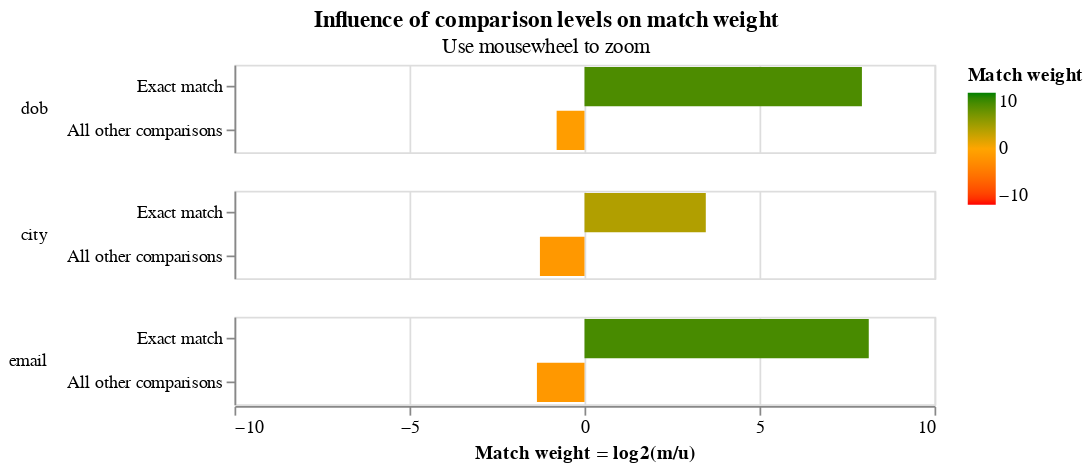

The notebook cell this image was saved under:
### Markdown cell above
In a second training session, we block on `dob`.  This allows us to estimate parameters for the `first_name ` and `surname` comparisons.

Between the two training sessions, we now have parameter estimates for all comparisons.

### Code cell
training_blocking_rule = "l.dob = r.dob"
training_session_dob = linker.train_m_using_expectation_maximisation(training_blocking_rule)
c = training_session_names.match_weights_interactive_history_chart()

### Figure 1 — Vega-Lite specification as saved in the notebook (floating-point values rounded to 4 significant figures)
{"config": {"view": {"width": 400, "height": 50}, "mark": {"tooltip": null}, "title": {"anchor": "middle"}, "header": {"title": null}}, "params": [{"name": "iteration_number", "value": 5, "bind": {"input": "range", "min": 0, "max": 5, "step": 1}, "description": "Filter by the interation number"}], "data": {"values": [{"comparison_name": "dob", "sql_condition": "dob_l = dob_r", "label_for_charts": "Exact match", "m_probability": 0.95, "u_probability": 0.001748, "m_probability_description": "Amongst truly matching record comparisons, 95.00% of records are in the exact match comparison level", "u_probability_description": "Amongst truly non-matching record comparisons, 0.17% of records are in the exact match comparison level", "has_tf_adjustments": false, "tf_adjustment_column": null, "tf_adjustment_weight": 1.0, "is_null_level": false, "bayes_factor": 543.6, "log2_bayes_factor": 9.086, "comparison_vector_value": 1, "max_comparison_vector_value": 1, "bayes_factor_description": "If comparison level is `exact match` then comparison is 543.56 times more likely to be a match", "iteration": 0, "proportion_of_matches": 0.901}, {"comparison_name": "dob", "sql_condition": "ELSE", "label_for_charts": "All other comparisons", "m_probability": 0.05, "u_probability": 0.9983, "m_probability_description": "Amongst truly matching record comparisons, 5.00% of records are in the all other comparisons comparison level", "u_probability_description": "Amongst truly non-matching record comparisons, 99.83% of records are in the all other comparisons comparison level", "has_tf_adjustments": false, "tf_adjustment_column": null, "tf_adjustment_weight": 1.0, "is_null_level": false, "bayes_factor": 0.05009, "log2_bayes_factor": -4.319, "comparison_vector_value": 0, "max_comparison_vector_value": 1, "bayes_factor_description": "If comparison level is `all other comparisons` then comparison is  19.97 times less likely to be a match", "iteration": 0, "proportion_of_matches": 0.901}, {"comparison_name": "city", "sql_condition": "city_l = city_r", "label_for_charts": "Exact match", "m_probability": 0.95, "u_probability": 0.05515, "m_probability_description": "Amongst truly matching record comparisons, 95.00% of records are in the exact match comparison level", "u_probability_description": "Amongst truly non-matching record comparisons, 5.51% of records are in the exact match comparison level", "has_tf_adjustments": true, "tf_adjustment_column": "city", "tf_adjustment_weight": 1.0, "is_null_level": false, "bayes_factor": 17.23, "log2_bayes_factor": 4.107, "comparison_vector_value": 1, "max_comparison_vector_value": 1, "bayes_factor_description": "If comparison level is `exact match` then comparison is 17.23 times more likely to be a match", "iteration": 0, "proportion_of_matches": 0.901}, {"comparison_name": "city", "sql_condition": "ELSE", "label_for_charts": "All other comparisons", "m_probability": 0.05, "u_probability": 0.9449, "m_probability_description": "Amongst truly matching record comparisons, 5.00% of records are in the all other comparisons comparison level", "u_probability_description": "Amongst truly non-matching record comparisons, 94.49% of records are in the all other comparisons comparison level", "has_tf_adjustments": false, "tf_adjustment_column": null, "tf_adjustment_weight": 1.0, "is_null_level": false, "bayes_factor": 0.05292, "log2_bayes_factor": -4.24, "comparison_vector_value": 0, "max_comparison_vector_value": 1, "bayes_factor_description": "If comparison level is `all other comparisons` then comparison is  18.90 times less likely to be a match", "iteration": 0, "proportion_of_matches": 0.901}, {"comparison_name": "email", "sql_condition": "email_l = email_r", "label_for_charts": "Exact match", "m_probability": 0.95, "u_probability": 0.002194, "m_probability_description": "Amongst truly matching record comparisons, 95.00% of records are in the exact match comparison level", "u_probability_description": "Amongst truly non-matching record comparisons, 0.22% of records are in the exact match comparison level", "has_tf_adjustments": false, "tf_adjustment_column": null, "tf_adjustment_weight": 1.0, "is_null_level": false, "bayes_factor": 433.0, "log2_bayes_factor": 8.758, "comparison_vector_value": 1, "max_comparison_vector_value": 1, "bayes_factor_description": "If comparison level is `exact match` then comparison is 433.02 times more likely to be a match", "iteration": 0, "proportion_of_matches": 0.901}, {"comparison_name": "email", "sql_condition": "ELSE", "label_for_charts": "All other comparisons", "m_probability": 0.05, "u_probability": 0.9978, "m_probability_description": "Amongst truly matching record comparisons, 5.00% of records are in the all other comparisons comparison level", "u_probability_description": "Amongst truly non-matching record comparisons, 99.78% of records are in the all other comparisons comparison level", "has_tf_adjustments": false, "tf_adjustment_column": null, "tf_adjustment_weight": 1.0, "is_null_level": false, "bayes_factor": 0.05011, "log2_bayes_factor": -4.319, "comparison_vector_value": 0, "max_comparison_vector_value": 1, "bayes_factor_description": "If comparison level is `all other comparisons` then comparison is  19.96 times less likely to be a match", "iteration": 0, "proportion_of_matches": 0.901}, {"comparison_name": "dob", "sql_condition": "dob_l = dob_r", "label_for_charts": "Exact match", "m_probability": 0.4585, "u_probability": 0.001748, "m_probability_description": "Amongst truly matching record comparisons, 45.85% of records are in the exact match comparison level", "u_probability_description": "Amongst truly non-matching record comparisons, 0.17% of records are in the exact match comparison level", "has_tf_adjustments": false, "tf_adjustment_column": null, "tf_adjustment_weight": 1.0, "is_null_level": false, "bayes_factor": 262.3, "log2_bayes_factor": 8.035, "comparison_vector_value": 1, "max_comparison_vector_value": 1, "bayes_factor_description": "If comparison level is `exact match` then comparison is 262.34 times more likely to be a match", "iteration": 1, "proportion_of_matches": 0.901}, {"comparison_name": "dob", "sql_condition": "ELSE", "label_for_charts": "All other comparisons", "m_probability": 0.5415, "u_probability": 0.9983, "m_probability_description": "Amongst truly matching record comparisons, 54.15% of records are in the all other comparisons comparison level", "u_probability_description": "Amongst truly non-matching record comparisons, 99.83% of records are in the all other comparisons comparison level", "has_tf_adjustments": false, "tf_adjustment_column": null, "tf_adjustment_weight": 1.0, "is_null_level": false, "bayes_factor": 0.5424, "log2_bayes_factor": -0.8825, "comparison_vector_value": 0, "max_comparison_vector_value": 1, "bayes_factor_description": "If comparison level is `all other comparisons` then comparison is  1.84 times less likely to be a match", "iteration": 1, "proportion_of_matches": 0.901}, {"comparison_name": "city", "sql_condition": "city_l = city_r", "label_for_charts": "Exact match", "m_probability": 0.6599, "u_probability": 0.05515, "m_probability_description": "Amongst truly matching record comparisons, 65.99% of records are in the exact match comparison level", "u_probability_description": "Amongst truly non-matching record comparisons, 5.51% of records are in the exact match comparison level", "has_tf_adjustments": true, "tf_adjustment_column": "city", "tf_adjustment_weight": 1.0, "is_null_level": false, "bayes_factor": 11.97, "log2_bayes_factor": 3.581, "comparison_vector_value": 1, "max_comparison_vector_value": 1, "bayes_factor_description": "If comparison level is `exact match` then comparison is 11.97 times more likely to be a match", "iteration": 1, "proportion_of_matches": 0.901}, {"comparison_name": "city", "sql_condition": "ELSE", "label_for_charts": "All other comparisons", "m_probability": 0.3401, "u_probability": 0.9449, "m_probability_description": "Amongst truly matching record comparisons, 34.01% of records are in the all other comparisons comparison level", "u_probability_description": "Amongst truly non-matching record comparisons, 94.49% of records are in the all other comparisons comparison level", "has_tf_adjustments": false, "tf_adjustment_column": null, "tf_adjustment_weight": 1.0, "is_null_level": false, "bayes_factor": 0.3599, "log2_bayes_factor": -1.474, "comparison_vector_value": 0, "max_comparison_vector_value": 1, "bayes_factor_description": "If comparison level is `all other comparisons` then comparison is  2.78 times less likely to be a match", "iteration": 1, "proportion_of_matches": 0.901}, {"comparison_name": "email", "sql_condition": "email_l = email_r", "label_for_charts": "Exact match", "m_probability": 0.6655, "u_probability": 0.002194, "m_probability_description": "Amongst truly matching record comparisons, 66.55% of records are in the exact match comparison level", "u_probability_description": "Amongst truly non-matching record comparisons, 0.22% of records are in the exact match comparison level", "has_tf_adjustments": false, "tf_adjustment_column": null, "tf_adjustment_weight": 1.0, "is_null_level": false, "bayes_factor": 303.3, "log2_bayes_factor": 8.245, "comparison_vector_value": 1, "max_comparison_vector_value": 1, "bayes_factor_description": "If comparison level is `exact match` then comparison is 303.35 times more likely to be a match", "iteration": 1, "proportion_of_matches": 0.901}, {"comparison_name": "email", "sql_condition": "ELSE", "label_for_charts": "All other comparisons", "m_probability": 0.3345, "u_probability": 0.9978, "m_probability_description": "Amongst truly matching record comparisons, 33.45% of records are in the all other comparisons comparison level", "u_probability_description": "Amongst truly non-matching record comparisons, 99.78% of records are in the all other comparisons comparison level", "has_tf_adjustments": false, "tf_adjustment_column": null, "tf_adjustment_weight": 1.0, "is_null_level": false, "bayes_factor": 0.3352, "log2_bayes_factor": -1.577, "comparison_vector_value": 0, "max_comparison_vector_value": 1, "bayes_factor_description": "If comparison level is `all other comparisons` then comparison is  2.98 times less likely to be a match", "iteration": 1, "proportion_of_matches": 0.901}, {"comparison_name": "dob", "sql_condition": "dob_l = dob_r", "label_for_charts": "Exact match", "m_probability": 0.4453, "u_probability": 0.001748, "m_probability_description": "Amongst truly matching record comparisons, 44.53% of records are in the exact match comparison level", "u_probability_description": "Amongst truly non-matching record comparisons, 0.17% of records are in the exact match comparison level", "has_tf_adjustments": false, "tf_adjustment_column": null, "tf_adjustment_weight": 1.0, "is_null_level": false, "bayes_factor": 254.8, "log2_bayes_factor": 7.993, "comparison_vector_value": 1, "max_comparison_vector_value": 1, "bayes_factor_description": "If comparison level is `exact match` then comparison is 254.79 times more likely to be a match", "iteration": 2, "proportion_of_matches": 0.901}, {"comparison_name": "dob", "sql_condition": "ELSE", "label_for_charts": "All other comparisons", "m_probability": 0.5547, "u_probability": 0.9983, "m_probability_description": "Amongst truly matching record comparisons, 55.47% of records are in the all other comparisons comparison level", "u_probability_description": "Amongst truly non-matching record comparisons, 99.83% of records are in the all other comparisons comparison level", "has_tf_adjustments": false, "tf_adjustment_column": null, "tf_adjustment_weight": 1.0, "is_null_level": false, "bayes_factor": 0.5557, "log2_bayes_factor": -0.8477, "comparison_vector_value": 0, "max_comparison_vector_value": 1, "bayes_factor_description": "If comparison level is `all other comparisons` then comparison is  1.80 times less likely to be a match", "iteration": 2, "proportion_of_matches": 0.901}, {"comparison_name": "city", "sql_condition": "city_l = city_r", "label_for_charts": "Exact match", "m_probability": 0.6308, "u_probability": 0.05515, "m_probability_description": "Amongst truly matching record comparisons, 63.08% of records are in the exact match comparison level", "u_probability_description": "Amongst truly non-matching record comparisons, 5.51% of records are in the exact match comparison level", "has_tf_adjustments": true, "tf_adjustment_column": "city", "tf_adjustment_weight": 1.0, "is_null_level": false, "bayes_factor": 11.44, "log2_bayes_factor": 3.516, "comparison_vector_value": 1, "max_comparison_vector_value": 1, "bayes_factor_description": "If comparison level is `exact match` then comparison is 11.44 times more likely to be a match", "iteration": 2, "proportion_of_matches": 0.901}, {"comparison_name": "city", "sql_condition": "ELSE", "label_for_charts": "All other comparisons", "m_probability": 0.3692, "u_probability": 0.9449, "m_probability_description": "Amongst truly matching record comparisons, 36.92% of records are in the all other comparisons comparison level", "u_probability_description": "Amongst truly non-matching record comparisons, 94.49% of records are in the all other comparisons comparison level", "has_tf_adjustments": false, "tf_adjustment_column": null, "tf_adjustment_weight": 1.0, "is_null_level": false, "bayes_factor": 0.3908, "log2_bayes_factor": -1.356, "comparison_vector_value": 0, "max_comparison_vector_value": 1, "bayes_factor_description": "If comparison level is `all other comparisons` then comparison is  2.56 times less likely to be a match", "iteration": 2, "proportion_of_matches": 0.901}, {"comparison_name": "email", "sql_condition": "email_l = email_r", "label_for_charts": "Exact match", "m_probability": 0.6377, "u_probability": 0.002194, "m_probability_description": "Amongst truly matching record comparisons, 63.77% of records are in the exact match comparison level", "u_probability_description": "Amongst truly non-matching record comparisons, 0.22% of records are in the exact match comparison level", "has_tf_adjustments": false, "tf_adjustment_column": null, "tf_adjustment_weight": 1.0, "is_null_level": false, "bayes_factor": 290.7, "log2_bayes_factor": 8.183, "comparison_vector_value": 1, "max_comparison_vector_value": 1, "bayes_factor_description": "If comparison level is `exact match` then comparison is 290.69 times more likely to be a match", "iteration": 2, "proportion_of_matches": 0.901}, {"comparison_name": "email", "sql_condition": "ELSE", "label_for_charts": "All other comparisons", "m_probability": 0.3623, "u_probability": 0.9978, "m_probability_description": "Amongst truly matching record comparisons, 36.23% of records are in the all other comparisons comparison level", "u_probability_description": "Amongst truly non-matching record comparisons, 99.78% of records are in the all other comparisons comparison level", "has_tf_adjustments": false, "tf_adjustment_column": null, "tf_adjustment_weight": 1.0, "is_null_level": false, "bayes_factor": 0.3631, "log2_bayes_factor": -1.462, "comparison_vector_value": 0, "max_comparison_vector_value": 1, "bayes_factor_description": "If comparison level is `all other comparisons` then comparison is  2.75 times less likely to be a match", "iteration": 2, "proportion_of_matches": 0.901}, {"comparison_name": "dob", "sql_condition": "dob_l = dob_r", "label_for_charts": "Exact match", "m_probability": 0.436, "u_probability": 0.001748, "m_probability_description": "Amongst truly matching record comparisons, 43.60% of records are in the exact match comparison level", "u_probability_description": "Amongst truly non-matching record comparisons, 0.17% of records are in the exact match comparison level", "has_tf_adjustments": false, "tf_adjustment_column": null, "tf_adjustment_weight": 1.0, "is_null_level": false, "bayes_factor": 249.5, "log2_bayes_factor": 7.963, "comparison_vector_value": 1, "max_comparison_vector_value": 1, "bayes_factor_description": "If comparison level is `exact match` then comparison is 249.49 times more likely to be a match", "iteration": 3, "proportion_of_matches": 0.901}, {"comparison_name": "dob", "sql_condition": "ELSE", "label_for_charts": "All other comparisons", "m_probability": 0.564, "u_probability": 0.9983, "m_probability_description": "Amongst truly matching record comparisons, 56.40% of records are in the all other comparisons comparison level", "u_probability_description": "Amongst truly non-matching record comparisons, 99.83% of records are in the all other comparisons comparison level", "has_tf_adjustments": false, "tf_adjustment_column": null, "tf_adjustment_weight": 1.0, "is_null_level": false, "bayes_factor": 0.5649, "log2_bayes_factor": -0.8238, "comparison_vector_value": 0, "max_comparison_vector_value": 1, "bayes_factor_description": "If comparison level is `all other comparisons` then comparison is  1.77 times less likely to be a match", "iteration": 3, "proportion_of_matches": 0.901}, {"comparison_name": "city", "sql_condition": "city_l = city_r", "label_for_charts": "Exact match", "m_probability": 0.6208, "u_probability": 0.05515, "m_probability_description": "Amongst truly matching record comparisons, 62.08% of records are in the exact match comparison level", "u_probability_description": "Amongst truly non-matching record comparisons, 5.51% of records are in the exact match comparison level", "has_tf_adjustments": true, "tf_adjustment_column": "city", "tf_adjustment_weight": 1.0, "is_null_level": false, "bayes_factor": 11.26, "log2_bayes_factor": 3.493, "comparison_vector_value": 1, "max_comparison_vector_value": 1, "bayes_factor_description": "If comparison level is `exact match` then comparison is 11.26 times more likely to be a match", "iteration": 3, "proportion_of_matches": 0.901}, {"comparison_name": "city", "sql_condition": "ELSE", "label_for_charts": "All other comparisons", "m_probability": 0.3792, "u_probability": 0.9449, "m_probability_description": "Amongst truly matching record comparisons, 37.92% of records are in the all other comparisons comparison level", "u_probability_description": "Amongst truly non-matching record comparisons, 94.49% of records are in the all other comparisons comparison level", "has_tf_adjustments": false, "tf_adjustment_column": null, "tf_adjustment_weight": 1.0, "is_null_level": false, "bayes_factor": 0.4014, "log2_bayes_factor": -1.317, "comparison_vector_value": 0, "max_comparison_vector_value": 1, "bayes_factor_description": "If comparison level is `all other comparisons` then comparison is  2.49 times less likely to be a match", "iteration": 3, "proportion_of_matches": 0.901}, {"comparison_name": "email", "sql_condition": "email_l = email_r", "label_for_charts": "Exact match", "m_probability": 0.6256, "u_probability": 0.002194, "m_probability_description": "Amongst truly matching record comparisons, 62.56% of records are in the exact match comparison level", "u_probability_description": "Amongst truly non-matching record comparisons, 0.22% of records are in the exact match comparison level", "has_tf_adjustments": false, "tf_adjustment_column": null, "tf_adjustment_weight": 1.0, "is_null_level": false, "bayes_factor": 285.2, "log2_bayes_factor": 8.156, "comparison_vector_value": 1, "max_comparison_vector_value": 1, "bayes_factor_description": "If comparison level is `exact match` then comparison is 285.16 times more likely to be a match", "iteration": 3, "proportion_of_matches": 0.901}, {"comparison_name": "email", "sql_condition": "ELSE", "label_for_charts": "All other comparisons", "m_probability": 0.3744, "u_probability": 0.9978, "m_probability_description": "Amongst truly matching record comparisons, 37.44% of records are in the all other comparisons comparison level", "u_probability_description": "Amongst truly non-matching record comparisons, 99.78% of records are in the all other comparisons comparison level", "has_tf_adjustments": false, "tf_adjustment_column": null, "tf_adjustment_weight": 1.0, "is_null_level": false, "bayes_factor": 0.3752, "log2_bayes_factor": -1.414, "comparison_vector_value": 0, "max_comparison_vector_value": 1, "bayes_factor_description": "If comparison level is `all other comparisons` then comparison is  2.67 times less likely to be a match", "iteration": 3, "proportion_of_matches": 0.901}, {"comparison_name": "dob", "sql_condition": "dob_l = dob_r", "label_for_charts": "Exact match", "m_probability": 0.4297, "u_probability": 0.001748, "m_probability_description": "Amongst truly matching record comparisons, 42.97% of records are in the exact match comparison level", "u_probability_description": "Amongst truly non-matching record comparisons, 0.17% of records are in the exact match comparison level", "has_tf_adjustments": false, "tf_adjustment_column": null, "tf_adjustment_weight": 1.0, "is_null_level": false, "bayes_factor": 245.9, "log2_bayes_factor": 7.942, "comparison_vector_value": 1, "max_comparison_vector_value": 1, "bayes_factor_description": "If comparison level is `exact match` then comparison is 245.86 times more likely to be a match", "iteration": 4, "proportion_of_matches": 0.901}, {"comparison_name": "dob", "sql_condition": "ELSE", "label_for_charts": "All other comparisons", "m_probability": 0.5703, "u_probability": 0.9983, "m_probability_description": "Amongst truly matching record comparisons, 57.03% of records are in the all other comparisons comparison level", "u_probability_description": "Amongst truly non-matching record comparisons, 99.83% of records are in the all other comparisons comparison level", "has_tf_adjustments": false, "tf_adjustment_column": null, "tf_adjustment_weight": 1.0, "is_null_level": false, "bayes_factor": 0.5713, "log2_bayes_factor": -0.8077, "comparison_vector_value": 0, "max_comparison_vector_value": 1, "bayes_factor_description": "If comparison level is `all other comparisons` then comparison is  1.75 times less likely to be a match", "iteration": 4, "proportion_of_matches": 0.901}, {"comparison_name": "city", "sql_condition": "city_l = city_r", "label_for_charts": "Exact match", "m_probability": 0.6141, "u_probability": 0.05515, "m_probability_description": "Amongst truly matching record comparisons, 61.41% of records are in the exact match comparison level", "u_probability_description": "Amongst truly non-matching record comparisons, 5.51% of records are in the exact match comparison level", "has_tf_adjustments": true, "tf_adjustment_column": "city", "tf_adjustment_weight": 1.0, "is_null_level": false, "bayes_factor": 11.14, "log2_bayes_factor": 3.477, "comparison_vector_value": 1, "max_comparison_vector_value": 1, "bayes_factor_description": "If comparison level is `exact match` then comparison is 11.14 times more likely to be a match", "iteration": 4, "proportion_of_matches": 0.901}, {"comparison_name": "city", "sql_condition": "ELSE", "label_for_charts": "All other comparisons", "m_probability": 0.3859, "u_probability": 0.9449, "m_probability_description": "Amongst truly matching record comparisons, 38.59% of records are in the all other comparisons comparison level", "u_probability_description": "Amongst truly non-matching record comparisons, 94.49% of records are in the all other comparisons comparison level", "has_tf_adjustments": false, "tf_adjustment_column": null, "tf_adjustment_weight": 1.0, "is_null_level": false, "bayes_factor": 0.4084, "log2_bayes_factor": -1.292, "comparison_vector_value": 0, "max_comparison_vector_value": 1, "bayes_factor_description": "If comparison level is `all other comparisons` then comparison is  2.45 times less likely to be a match", "iteration": 4, "proportion_of_matches": 0.901}, {"comparison_name": "email", "sql_condition": "email_l = email_r", "label_for_charts": "Exact match", "m_probability": 0.6173, "u_probability": 0.002194, "m_probability_description": "Amongst truly matching record comparisons, 61.73% of records are in the exact match comparison level", "u_probability_description": "Amongst truly non-matching record comparisons, 0.22% of records are in the exact match comparison level", "has_tf_adjustments": false, "tf_adjustment_column": null, "tf_adjustment_weight": 1.0, "is_null_level": false, "bayes_factor": 281.4, "log2_bayes_factor": 8.136, "comparison_vector_value": 1, "max_comparison_vector_value": 1, "bayes_factor_description": "If comparison level is `exact match` then comparison is 281.35 times more likely to be a match", "iteration": 4, "proportion_of_matches": 0.901}, {"comparison_name": "email", "sql_condition": "ELSE", "label_for_charts": "All other comparisons", "m_probability": 0.3827, "u_probability": 0.9978, "m_probability_description": "Amongst truly matching record comparisons, 38.27% of records are in the all other comparisons comparison level", "u_probability_description": "Amongst truly non-matching record comparisons, 99.78% of records are in the all other comparisons comparison level", "has_tf_adjustments": false, "tf_adjustment_column": null, "tf_adjustment_weight": 1.0, "is_null_level": false, "bayes_factor": 0.3836, "log2_bayes_factor": -1.382, "comparison_vector_value": 0, "max_comparison_vector_value": 1, "bayes_factor_description": "If comparison level is `all other comparisons` then comparison is  2.61 times less likely to be a match", "iteration": 4, "proportion_of_matches": 0.901}, {"comparison_name": "dob", "sql_condition": "dob_l = dob_r", "label_for_charts": "Exact match", "m_probability": 0.4251, "u_probability": 0.001748, "m_probability_description": "Amongst truly matching record comparisons, 42.51% of records are in the exact match comparison level", "u_probability_description": "Amongst truly non-matching record comparisons, 0.17% of records are in the exact match comparison level", "has_tf_adjustments": false, "tf_adjustment_column": null, "tf_adjustment_weight": 1.0, "is_null_level": false, "bayes_factor": 243.2, "log2_bayes_factor": 7.926, "comparison_vector_value": 1, "max_comparison_vector_value": 1, "bayes_factor_description": "If comparison level is `exact match` then comparison is 243.25 times more likely to be a match", "iteration": 5, "proportion_of_matches": 0.901}, {"comparison_name": "dob", "sql_condition": "ELSE", "label_for_charts": "All other comparisons", "m_probability": 0.5749, "u_probability": 0.9983, "m_probability_description": "Amongst truly matching record comparisons, 57.49% of records are in the all other comparisons comparison level", "u_probability_description": "Amongst truly non-matching record comparisons, 99.83% of records are in the all other comparisons comparison level", "has_tf_adjustments": false, "tf_adjustment_column": null, "tf_adjustment_weight": 1.0, "is_null_level": false, "bayes_factor": 0.5759, "log2_bayes_factor": -0.7962, "comparison_vector_value": 0, "max_comparison_vector_value": 1, "bayes_factor_description": "If comparison level is `all other comparisons` then comparison is  1.74 times less likely to be a match", "iteration": 5, "proportion_of_matches": 0.901}, {"comparison_name": "city", "sql_condition": "city_l = city_r", "label_for_charts": "Exact match", "m_probability": 0.6092, "u_probability": 0.05515, "m_probability_description": "Amongst truly matching record comparisons, 60.92% of records are in the exact match comparison level", "u_probability_description": "Amongst truly non-matching record comparisons, 5.51% of records are in the exact match comparison level", "has_tf_adjustments": true, "tf_adjustment_column": "city", "tf_adjustment_weight": 1.0, "is_null_level": false, "bayes_factor": 11.05, "log2_bayes_factor": 3.466, "comparison_vector_value": 1, "max_comparison_vector_value": 1, "bayes_factor_description": "If comparison level is `exact match` then comparison is 11.05 times more likely to be a match", "iteration": 5, "proportion_of_matches": 0.901}, {"comparison_name": "city", "sql_condition": "ELSE", "label_for_charts": "All other comparisons", "m_probability": 0.3908, "u_probability": 0.9449, "m_probability_description": "Amongst truly matching record comparisons, 39.08% of records are in the all other comparisons comparison level", "u_probability_description": "Amongst truly non-matching record comparisons, 94.49% of records are in the all other comparisons comparison level", "has_tf_adjustments": false, "tf_adjustment_column": null, "tf_adjustment_weight": 1.0, "is_null_level": false, "bayes_factor": 0.4136, "log2_bayes_factor": -1.274, "comparison_vector_value": 0, "max_comparison_vector_value": 1, "bayes_factor_description": "If comparison level is `all other comparisons` then comparison is  2.42 times less likely to be a match", "iteration": 5, "proportion_of_matches": 0.901}, {"comparison_name": "email", "sql_condition": "email_l = email_r", "label_for_charts": "Exact match", "m_probability": 0.6111, "u_probability": 0.002194, "m_probability_description": "Amongst truly matching record comparisons, 61.11% of records are in the exact match comparison level", "u_probability_description": "Amongst truly non-matching record comparisons, 0.22% of records are in the exact match comparison level", "has_tf_adjustments": false, "tf_adjustment_column": null, "tf_adjustment_weight": 1.0, "is_null_level": false, "bayes_factor": 278.6, "log2_bayes_factor": 8.122, "comparison_vector_value": 1, "max_comparison_vector_value": 1, "bayes_factor_description": "If comparison level is `exact match` then comparison is 278.56 times more likely to be a match", "iteration": 5, "proportion_of_matches": 0.901}, {"comparison_name": "email", "sql_condition": "ELSE", "label_for_charts": "All other comparisons", "m_probability": 0.3889, "u_probability": 0.9978, "m_probability_description": "Amongst truly matching record comparisons, 38.89% of records are in the all other comparisons comparison level", "u_probability_description": "Amongst truly non-matching record comparisons, 99.78% of records are in the all other comparisons comparison level", "has_tf_adjustments": false, "tf_adjustment_column": null, "tf_adjustment_weight": 1.0, "is_null_level": false, "bayes_factor": 0.3897, "log2_bayes_factor": -1.359, "comparison_vector_value": 0, "max_comparison_vector_value": 1, "bayes_factor_description": "If comparison level is `all other comparisons` then comparison is  2.57 times less likely to be a match", "iteration": 5, "proportion_of_matches": 0.901}]}, "transform": [{"filter": "(datum.iteration == iteration_number)"}], "mark": {"type": "bar", "clip": true}, "selection": {"zoom_selector": {"type": "interval", "bind": "scales", "encodings": ["x"]}}, "encoding": {"color": {"type": "quantitative", "field": "log2_bayes_factor", "title": "Match weight", "scale": {"range": ["red", "orange", "green"], "domain": [-10, 0, 10]}}, "row": {"type": "nominal", "field": "comparison_name", "sort": {"field": "comparison_sort_order"}, "header": {"labelAngle": 0, "labelAnchor": "middle", "labelAlign": "left"}}, "tooltip": [{"type": "nominal", "field": "comparison_name", "title": "Comparison name"}, {"type": "ordinal", "field": "label_for_charts", "title": "Label"}, {"type": "nominal", "field": "sql_condition", "title": "SQL condition"}, {"type": "quantitative", "field": "m_probability", "format": ".4f", "title": "M probability"}, {"type": "quantitative", "field": "u_probability", "format": ".4f", "title": "U probability"}, {"type": "quantitative", "field": "bayes_factor", "title": "Bayes factor = m/u", "format": ",.4f"}, {"type": "quantitative", "field": "log2_bayes_factor", "title": "Match weight = log2(m/u)", "format": ",.4f"}, {"type": "nominal", "field": "bayes_factor_description", "title": "Match weight description"}], "x": {"type": "quantitative", "axis": {"title": "Match weight = log2(m/u)", "values": [-10, -5, 0, 5, 10]}, "field": "log2_bayes_factor", "scale": {"domain": [-10, 10]}}, "y": {"type": "nominal", "field": "label_for_charts", "axis": {"title": null}, "sort": {"field": "comparison_vector_value", "order": "descending"}}}, "resolve": {"scale": {"y": "independent"}}, "title": {"text": "Influence of comparison levels on match weight", "subtitle": "Use mousewheel to zoom"}, "$schema": "https://vega.github.io/schema/vega-lite/v4.json"}
